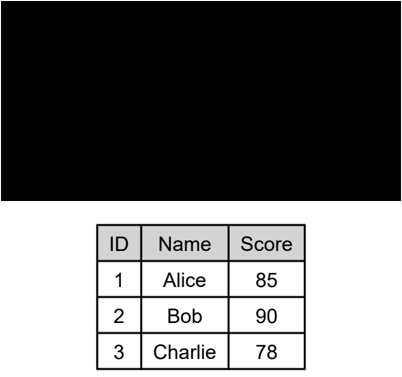
#> input picture imagetable/images/image_000000_96bad363f0f0a83614f6c692443370fd03fe7d2bc4df44b0a381d2fffce2e4d7.png, 402 x 377 px; its folder holds only this picture in this run
$ python parser_table_tesseract.py
#> lines starting #> are read from the running program, lines starting #| are printed output that depends on the picture; after the words box and inside, x2 and y2 are one past the last pixel; in counts of white or black regions, pixels touching at a corner belong together
# image_parser.py
import cv2
import pytesseract
import numpy as np
import pandas as pd
from pathlib import Path

pytesseract.pytesseract.tesseract_cmd = r"C:\Program Files\Tesseract-OCR\tesseract.exe"
def detect_tables_from_image(image_path: Path, out_csv_dir: Path):
    image = cv2.imread(str(image_path))
#> image is the input picture: shape (377, 402, 3); min 0, max 255, mean 110.2
    if image is None:
        return []

    gray = cv2.cvtColor(image, cv2.COLOR_BGR2GRAY)
    blur = cv2.GaussianBlur(gray, (3, 3), 0)
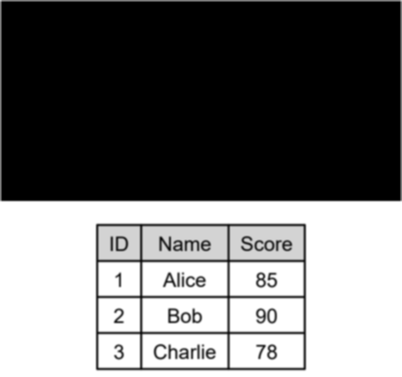
#> blur: shape (377, 402); min 0, max 255, mean 109.9

    # 1. THRESHOLD
    thresh = cv2.adaptiveThreshold(
        blur, 255, cv2.ADAPTIVE_THRESH_MEAN_C, cv2.THRESH_BINARY_INV, 15, 4
    )
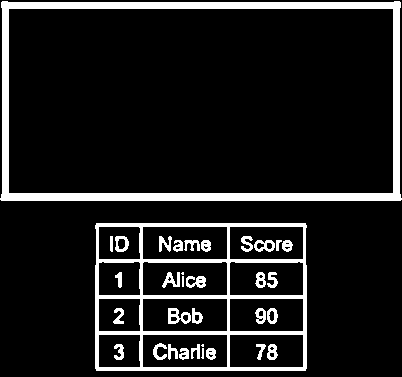
#> thresh: shape (377, 402); 11.6% white; 34 white regions (2 under 20 px), largest, box (x1, y1, x2, y2) and area: (0, 1, 402, 201) 8588, (95, 223, 307, 371) 6011, (168, 308, 191, 324) 207

    # 2. DETECT HORIZONTAL LINES
    horizontal_kernel = cv2.getStructuringElement(cv2.MORPH_RECT, (40, 1))
    detect_horizontal = cv2.morphologyEx(thresh, cv2.MORPH_OPEN, horizontal_kernel)
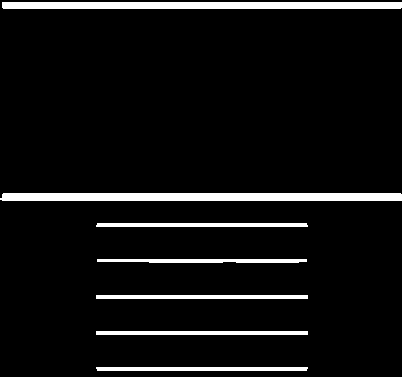
#> detect_horizontal: shape (377, 402); 6.7% white; 7 white regions, largest, box (x1, y1, x2, y2) and area: (0, 193, 402, 201) 3202, (2, 2, 402, 9) 2798, (96, 295, 308, 299) 848

    # 3. DETECT VERTICAL LINES
    vertical_kernel = cv2.getStructuringElement(cv2.MORPH_RECT, (1, 40))
    detect_vertical = cv2.morphologyEx(thresh, cv2.MORPH_OPEN, vertical_kernel)
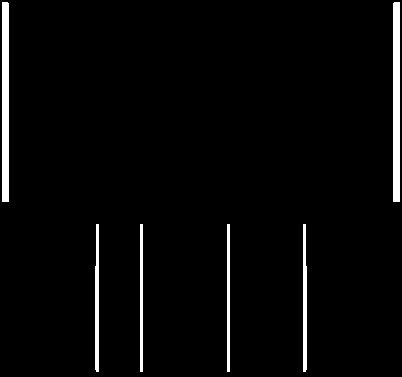
#> detect_vertical: shape (377, 402); 3.2% white; 6 white regions

    # 4. COMBINE TO FIND TABLE STRUCTURE
    table_mask = cv2.addWeighted(detect_horizontal, 0.5, detect_vertical, 0.5, 0)
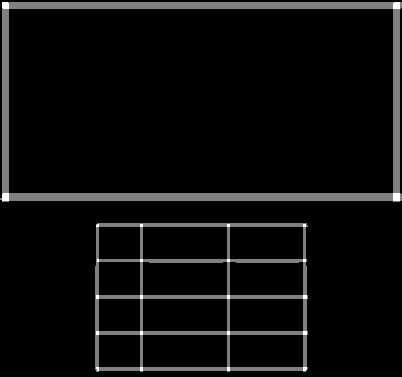
#> table_mask: shape (377, 402); min 0, max 255, mean 12.6

    # 5. FIND CONTOURS OF TABLES
    contours, _ = cv2.findContours(table_mask, cv2.RETR_EXTERNAL, cv2.CHAIN_APPROX_SIMPLE)
#> contours = 2 contours; box (x1, y1, x2, y2) and area: (0, 2, 402, 202) 78648, (95, 223, 308, 372) 30960

    csv_paths = []
    table_id = 1

    for cnt in contours:
        x, y, w, h = cv2.boundingRect(cnt)

        # Ignore very small detections
        if w < 100 or h < 100:
            continue

        # Crop table region
        table_roi = image[y:y + h, x:x + w]

        # OCR
        ocr_text = pytesseract.image_to_string(table_roi)

        # Convert OCR result → DataFrame
        rows = [r.split() for r in ocr_text.strip().split("\n") if r.strip()]
        if len(rows) == 0:
            continue

        df = pd.DataFrame(rows)

        # Save CSV
        out_csv_dir.mkdir(parents=True, exist_ok=True)
        csv_path = out_csv_dir / f"{image_path.stem}-table-{table_id}.csv"
        df.to_csv(csv_path, index=False, header=False)

        csv_paths.append(csv_path)
        table_id += 1
#> this loop made 1 pass
#> (x, y, w, h) on pass 1: (95, 223, 213, 149)
#> pass 1, in detect_tables_from_image, `table_roi = image[y:y + h, x:x + w]`:
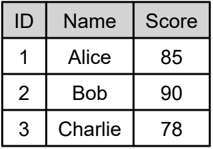
#> table_roi: shape (149, 213, 3); min 0, max 255, mean 206.1
#> after the loop, csv_paths = []; table_id = 1

    return csv_paths


def process_all_images(images_folder: Path, out_csv_dir: Path):
    """
    Iterates through all PNG/JPG images in a folder and extracts tables.
    Returns dict: {image_path: [csv_list]}
    """
    results = {}

    for img_path in images_folder.glob("*.*"):
        if img_path.suffix.lower() not in [".png", ".jpg", ".jpeg"]:
            continue

        tables = detect_tables_from_image(img_path, out_csv_dir)
        results[img_path] = tables

    return results


if __name__ == "__main__":
    images_dir = Path("imagetable/images")   # your images folder from parser.py output
    output_dir = Path("imagetable/extracted_tables")

#> (the run stopped early here; a loop or call above may not have finished)
